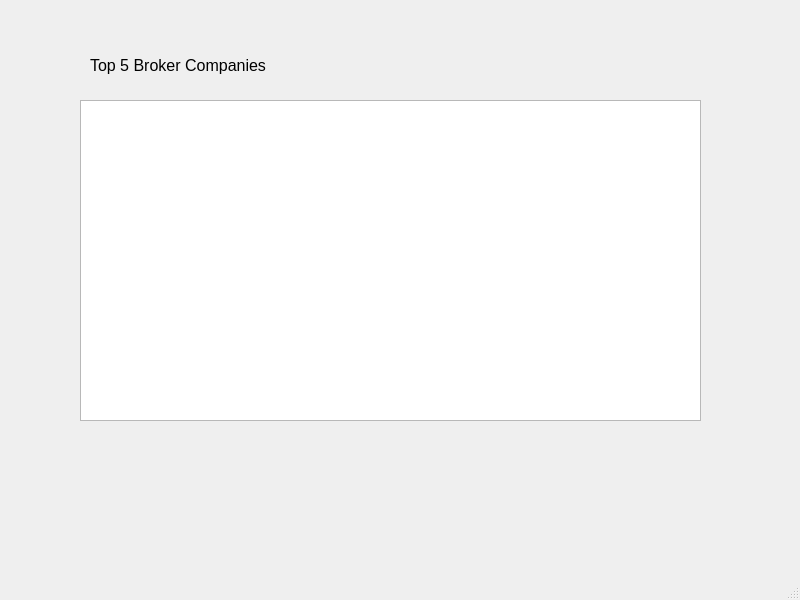
<?xml version="1.0" encoding="UTF-8"?>
<ui version="4.0">
 <class>Top5Broker</class>
 <widget class="QMainWindow" name="Top5Broker">
  <property name="geometry">
   <rect>
    <x>0</x>
    <y>0</y>
    <width>800</width>
    <height>600</height>
   </rect>
  </property>
  <property name="windowTitle">
   <string>MainWindow</string>
  </property>
  <widget class="QWidget" name="centralwidget">
   <widget class="QTextBrowser" name="Top10Properties">
    <property name="geometry">
     <rect>
      <x>80</x>
      <y>100</y>
      <width>621</width>
      <height>321</height>
     </rect>
    </property>
   </widget>
   <widget class="QLabel" name="label">
    <property name="geometry">
     <rect>
      <x>90</x>
      <y>50</y>
      <width>581</width>
      <height>31</height>
     </rect>
    </property>
    <property name="font">
     <font>
      <pointsize>12</pointsize>
     </font>
    </property>
    <property name="text">
     <string>Top 5 Broker Companies </string>
    </property>
   </widget>
  </widget>
  <widget class="QMenuBar" name="menubar">
   <property name="geometry">
    <rect>
     <x>0</x>
     <y>0</y>
     <width>800</width>
     <height>26</height>
    </rect>
   </property>
  </widget>
  <widget class="QStatusBar" name="statusbar"/>
 </widget>
 <resources/>
 <connections/>
</ui>
